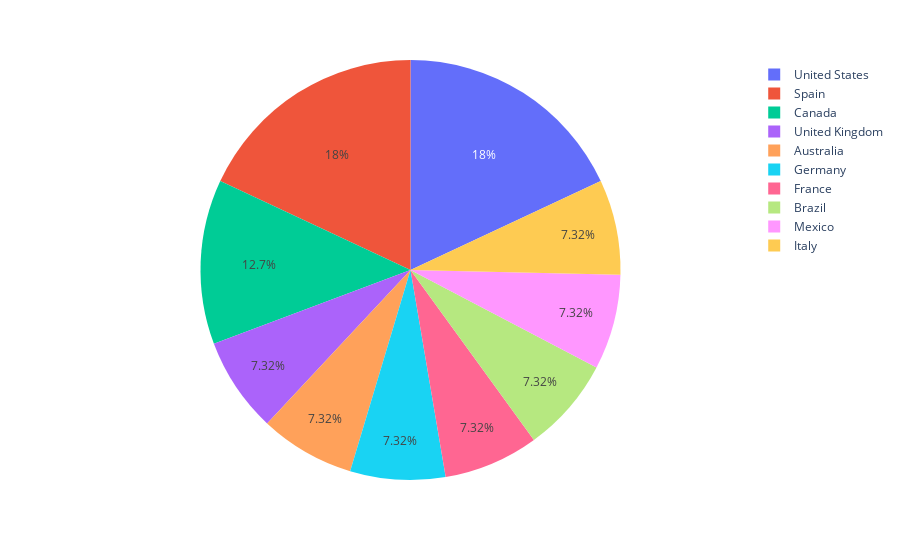

Notebook source saved alongside this figure:
### Code cell
px.pie(data_df, names='Country')

### Figure 1 — Plotly figure (JSON) as saved in the notebook; plotly's stock layout.template omitted (floating-point values rounded to 4 significant figures; data arrays with more than 128 entries replaced by an {"elided": "..."} marker saying what was removed)
{"data": [{"domain": {"x": [0, 1], "y": [0, 1]}, "hovertemplate": "Country=%{label}<extra></extra>", "labels": {"elided": "2500 str values"}, "legendgroup": "", "name": "", "showlegend": true, "type": "pie"}], "layout": {"legend": {"tracegroupgap": 0}, "margin": {"t": 60}}}
